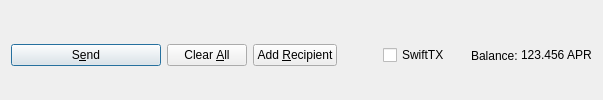
         <widget class="QFrame" name="frame_Send">
          <layout class="QHBoxLayout" name="horizontalLayout">
           <property name="bottomMargin">
            <number>0</number>
           </property>
           <item>
            <widget class="QPushButton" name="sendButton">
             <property name="minimumSize">
              <size>
               <width>150</width>
               <height>0</height>
              </size>
             </property>
             <property name="toolTip">
              <string>Confirm the send action</string>
             </property>
             <property name="text">
              <string>S&amp;end</string>
             </property>
             <property name="icon">
              <iconset resource="../aprcoin.qrc">
               <normaloff>:/icons/send</normaloff>:/icons/send</iconset>
             </property>
             <property name="autoDefault">
              <bool>false</bool>
             </property>
             <property name="default">
              <bool>true</bool>
             </property>
            </widget>
           </item>
           <item>
            <widget class="QPushButton" name="clearButton">
             <property name="sizePolicy">
              <sizepolicy hsizetype="Minimum" vsizetype="Fixed">
               <horstretch>0</horstretch>
               <verstretch>0</verstretch>
              </sizepolicy>
             </property>
             <property name="toolTip">
              <string>Clear all fields of the form.</string>
             </property>
             <property name="text">
              <string>Clear &amp;All</string>
             </property>
             <property name="icon">
              <iconset resource="../aprcoin.qrc">
               <normaloff>:/icons/remove</normaloff>:/icons/remove</iconset>
             </property>
             <property name="autoDefault">
              <bool>false</bool>
             </property>
            </widget>
           </item>
           <item>
            <widget class="QPushButton" name="addButton">
             <property name="toolTip">
              <string>Send to multiple recipients at once</string>
             </property>
             <property name="text">
              <string>Add &amp;Recipient</string>
             </property>
             <property name="icon">
              <iconset resource="../aprcoin.qrc">
               <normaloff>:/icons/add</normaloff>:/icons/add</iconset>
             </property>
             <property name="autoDefault">
              <bool>false</bool>
             </property>
            </widget>
           </item>
           <item>
            <spacer name="horizontalSpacer">
             <property name="orientation">
              <enum>Qt::Horizontal</enum>
             </property>
             <property name="sizeHint" stdset="0">
              <size>
               <width>40</width>
               <height>20</height>
              </size>
             </property>
            </spacer>
           </item>
           <item>
            <layout class="QHBoxLayout" name="horizontalLayout_2">
             <property name="spacing">
              <number>3</number>
             </property>
             <item>
              <widget class="QCheckBox" name="checkSwiftTX">
               <property name="enabled">
                <bool>true</bool>
               </property>
               <property name="minimumSize">
                <size>
                 <width>85</width>
                 <height>0</height>
                </size>
               </property>
               <property name="text">
                <string>SwiftTX</string>
               </property>
              </widget>
             </item>
             <item>
              <widget class="QLabel" name="label">
               <property name="text">
                <string>Balance:</string>
               </property>
              </widget>
             </item>
             <item>
              <widget class="QLabel" name="labelBalance">
               <property name="sizePolicy">
                <sizepolicy hsizetype="Preferred" vsizetype="Fixed">
                 <horstretch>0</horstretch>
                 <verstretch>0</verstretch>
                </sizepolicy>
               </property>
               <property name="cursor">
                <cursorShape>IBeamCursor</cursorShape>
               </property>
               <property name="text">
                <string notr="true">123.456 APR</string>
               </property>
               <property name="textInteractionFlags">
                <set>Qt::LinksAccessibleByMouse|Qt::TextSelectableByKeyboard|Qt::TextSelectableByMouse</set>
               </property>
              </widget>
             </item>
            </layout>
           </item>
          </layout>
         </widget>
